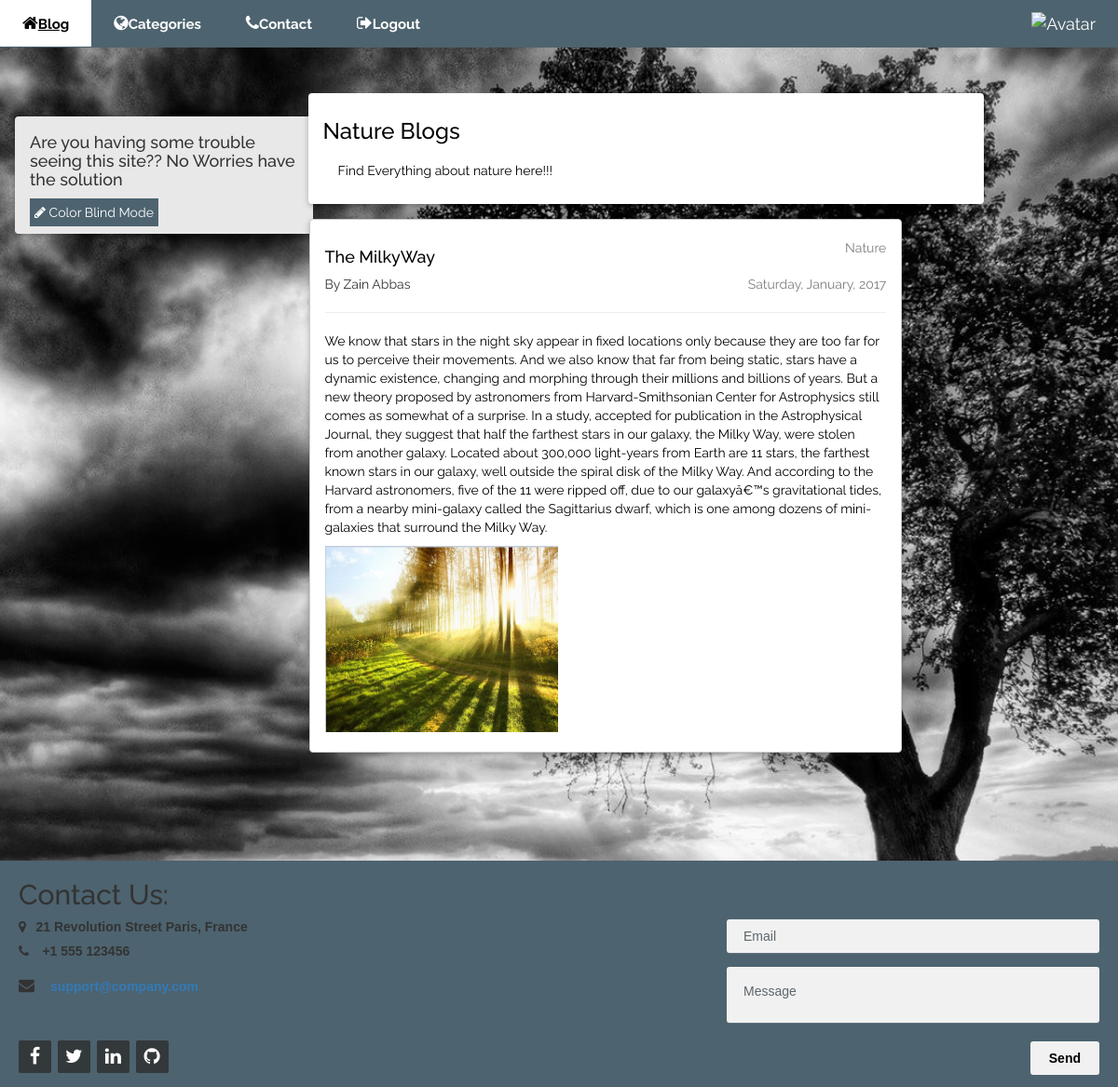
/project/nature.php (signed in), run on the app's committed database.
### tables this page shows
CREATE TABLE `blog` (
  `ID` int(11) NOT NULL,
  `name` varchar(255) NOT NULL,
  `created_ID` int(11) NOT NULL,
  `content` text NOT NULL,
  `catagory` varchar(17) NOT NULL,
  `author` varchar(20) NOT NULL,
  `date` varchar(120) NOT NULL,
  `image` varchar(120) NOT NULL
);

### project/nature.php (the view, shortened to what this page needs)
<!DOCTYPE html>
<html>
<head>
  <link rel="stylesheet" href="https://maxcdn.bootstrapcdn.com/bootstrap/3.3.7/css/bootstrap.min.css">
<link rel="stylesheet" href="style.css">
<link rel="stylesheet" href="https://cdnjs.cloudflare.com/ajax/libs/font-awesome/4.7.0/css/font-awesome.min.css">
  <link rel="stylesheet" href="footer-distributed-with-contact-form.css">
</head>
<body style=" background-image: url('images/nature-back.jpg')"" class="imagess"  class="body-color">
<div class="top left">
 <ul class="navbar-color" >
  <li><a href="index.php" class="navbar-hover-white"><i class="fa fa-home margin-right"></i><span style="font-size:15px;font-weight: bold">Blog</span></a></li>
  <li><a href="Category.php" class="navbar-hover-white" title="News"><i class="fa fa-globe"></i><span style="font-size:15px;font-weight: bold">Categories</span></a></li>
  <li class="hide-small"><a href="#" class=" navbar-hover-white" title="Account Settings"><i class="fa fa-phone"></i><span style="font-size:15px;font-weight: bold">Contact</span></a></li>
  <li class="hide-small"><a href="Logout.php" class=" navbar-hover-white" title="Messages"><i class="fa fa-sign-out"></i><span style="font-size:15px;font-weight: bold">Logout</span></a></li>
 <li class="hide-small profile"><a href="profile.php" class=" navbar-hover-white" title="My Account"><img src=<?php echo "\"".$_SESSION['image']."\""; ?> class="w3-circle" style="height:25px;width:25px" alt="Avatar"><?php echo "    ".$_SESSION['fullName']; ?></a></li>
 </ul>
</div>
<br>
<div class="containers content" style="max-width:1400px;margin-top:80px">
 <div class="row">
    <div class="col-sm-3">
       <div class="row" style="width:350px;margin-left: -15px;margin-top: 25px">
        <div class="col-sm-12">
          <div style="background-color:#E8E8E8 	 ;border-radius:4px!important; " class="boxes">
            <div class="containers write-box-padding">
             <div > <h4 > Are you having some trouble seeing this site?? No Worries have the solution
 </h4>
                      <button  id="butt" type="button" class="buttons"  ><i class="fa fa-pencil"></i> Color Blind Mode</button>
</div>
            </div>
          </div>
        </div>
      </div>
   </div>
<div class="col-sm-7">
      <div class="row" style="width:755px;margin-left: 0px">
        <div class="col-sm-12">
          <div style="color:#000!important;background-color:#fff!important;border-radius:4px!important" class="boxes">
            <div class="containers write-box-padding">
            <h3>Nature Blogs</h3>
              <p class=" write-box-padding">Find Everything about nature here!!! </p>
            </div>
          </div>
        </div>
      </div>
      <?php
       include_once("./database/connectDB.php");
      $query2 = "SELECT * FROM blog where catagory= 'Nature'";
      $result2= $db->query($query2);
      if ($result2->num_rows > 0){
      while($row=$result2->fetch_assoc()){
    echo "<div id='p1' class='containers boxes container-style' ><br>";
    echo "<span style='opacity: 0.5;float:right'>".$row['catagory']."</span>";
    echo "<h4>". $row['name']."</h4>";
    echo "<span style='opacity: 0.5;float:right'>".$row['date']."</span>";
    echo "<span style='opacity: 0.8'>By ".$row['author']."</span><hr>";
    echo "<p>". $row['content']."</p>";
    echo "<span><img src=". "\"" .$row['image'] . "\""."style='width:250px; height:200px;'' alt='Northern Lights>";
    echo "<img src='images/nature.jpg' style='width:250px; height :200px; margin-left: 10px' class='he'></span>";
    echo "<br><br></div>";
    }
    }
      ?>
    </div>
</div>
</div>
<br>
<footer style="background-color: #4d636f" class="footer-distributed">
      <h2  style="margin-top: 0px"> Contact Us: </h2>
      <div class="footer-left">
        <div>
          <p><span><i class="fa fa-map-marker">&nbsp &nbsp</i>21 Revolution Street</span> Paris, France</p>
        </div>
        <div>
          <p><span><i class="fa fa-phone">&nbsp &nbsp</i> </span>+1 555 123456</p>
        </div>
        <div>
           <p><span><i class="fa fa-envelope"> &nbsp &nbsp</i><a href="mailto:support@company.com"></span>support@company.com</a></p>
        </div>
        <div class="footer-icons">
          <a href="#"><i class="fa fa-facebook"></i></a>
          <a href="#"><i class="fa fa-twitter"></i></a>
          <a href="#"><i class="fa fa-linkedin"></i></a>
          <a href="#"><i class="fa fa-github"></i></a>
        </div>
      </div>
      <div class="footer-right">
        <form >
          <input type="text" name="email" placeholder="Email" />
          <textarea  placeholder="Message"></textarea>
          <button type="button" >Send</button>
        </form>
      </div>
    </footer>
</body>
</html>

### project/style.css (style rules this page uses)
.navbar-color { color:#fff; background-color:#4d636f }
ul { list-style-type: none; margin: 0; padding: 0; overflow: hidden; font-size:18px!important }
footer { bottom: 0; }
li { float: left; }
.profile { float:right!important; }
.top { position:fixed; width:100% ;z-index:1; top:0 }
.left { left:0; }
.boxes { box-shadow:0 2px 4px 0 rgba(0,0,0,0.16),0 2px 10px 0 rgba(0,0,0,0.12)!important }
.containers { padding:0.01em 16px }
.containers:after { content:"";display:table;clear:both }
.content { max-width:980px;margin:auto }
.write-box-padding { padding:8px 16px!important }
li a { display: block; color: white; text-align: center; padding: 12px 12px; text-decoration: none; padding:12px 24px!important }
.buttons { background-color: #4d636f; border:none; color:white ; padding: 5px 5px }
.container-style { color:#000!important;background-color:#fff!important;border-radius:4px!important;border:1px solid #ccc;margin:16px!important }
input[type=text] { width: 130px; box-sizing: border-box; border: 2px solid #ccc; border-radius: 15px; font-size: 12px; background-color: white; background-position: 10px 10px; background-repeat: no-repeat; padding: 8px 8px 8px 8px; transition: width 0.4s ease-in-out; }
* { box-sizing:border-box }
.img-responsive, { display: block; max-width: 100%; height: auto; }
.imagess { background: no-repeat center center fixed; background-size: cover; }
i.fa-envelope { font-size: 17px; line-height: 38px; }

### project/footer-distributed-with-contact-form.css (style rules this page uses)
.footer-distributed { background-color: #4d636f; box-shadow: 0 1px 1px 0 rgba(0, 0, 0, 0.12); box-sizing: border-box; width: 100%; font: bold 14px sans-serif; text-align: left; padding: 20px 20px 10px; margin-top: 80px; overflow: hidden; }
.footer-distributed .footer-left { float: left; }
.footer-distributed .footer-icons { margin-top: 40px; }
.footer-distributed .footer-icons a { display: inline-block; width: 35px; height: 35px; cursor: pointer; background-color: #33383b; border-radius: 2px; font-size: 20px; color: #ffffff; text-align: center; line-height: 35px; margin-right: 3px; margin-bottom: 5px; }
.footer-distributed .footer-right { float: right; }
.footer-distributed form { display: inline-block; }
.footer-distributed form input, .footer-distributed form textarea { display: block; border-radius: 3px; box-sizing: border-box; background-color: #f1f1f1; box-shadow: 0 1px 0 0 rgba(255, 255, 255, 0.1); border: none; resize: none; font: inherit; font-size: 14px; font-weight: normal; color: #d1d2d2; width: 400px; padding: 18px; }
.footer-distributed form input { height: 30px; margin-bottom: 15px; }
.footer-distributed form textarea { height: 60px; margin-bottom: 20px; }
.footer-distributed form button { border-radius: 3px; background-color: #f1f1f1; color: black; border: 0; padding: 10px 20px; float: right; }

### project/nature.php (style rules this page uses)
body,h1,h2,h3,h4,h5 { font-family: "Raleway", sans-serif }

### data on the page
blog: catagory "Nature", name "The MilkyWay", date "Saturday, January, 2017", author "Zain Abbas", content "We know that stars in the night sky appear in fixed locations only because they are too far for us to perceive their movements. And we also know that far from being static, stars have a dynamic existence, changing and morphing through their millions and billions of years. But a new theory proposed by astronomers from Harvard-Smithsonian Center for Astrophysics still comes as somewhat of a surprise. In a study, accepted for publication in the Astrophysical Journal, they suggest that half the farthest stars in our galaxy, the Milky Way, were stolen from another galaxy. Located about 300,000 light-years from Earth are 11 stars, the farthest known stars in our galaxy, well outside the spiral…", image (picture)
